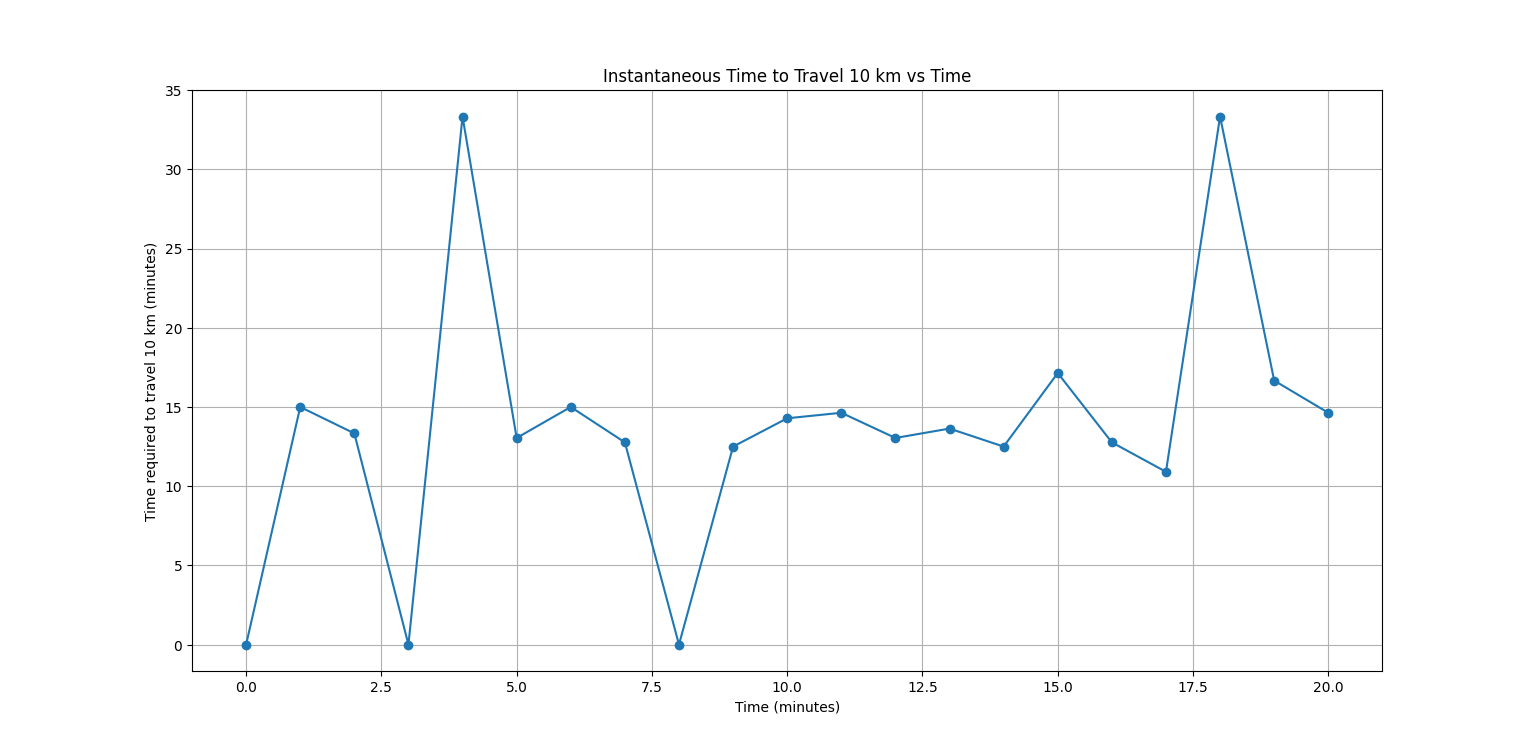

This figure's Python source:
import matplotlib.pyplot as plt

# Time (minutes)
time = [0, 1, 2, 3, 4, 5, 6, 7, 8, 9, 10, 11, 12, 13, 14, 15, 16, 17, 18, 19, 20]

# Speed (km/h)
speed = [0, 40, 45, 0, 18, 46, 40, 47, 0, 48, 42, 41, 46, 44, 48, 35, 47, 55, 18, 36, 41]

time_for_10km = []

for s in speed:
    if s == 0:
        time_for_10km.append(0)   # stop condition
    else:
        time_for_10km.append((10 / s) * 60)

plt.figure()
plt.plot(time, time_for_10km, marker='o')
plt.xlabel("Time (minutes)")
plt.ylabel("Time required to travel 10 km (minutes)")
plt.title("Instantaneous Time to Travel 10 km vs Time")
plt.grid(True)
plt.show()
